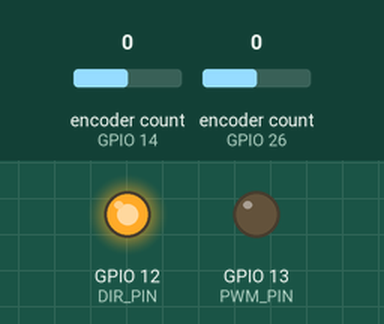
Bench run of a program on a simulated ESP32. On the bench: output pins drawn as LEDs (lit = HIGH). Inputs (shaded band) come from the test bench; at power-on: encoder count (sensors on GPIO 14, GPIO 26) 0.

Above: at 1.2 s.
1.3 s: encoder count (sensor on GPIO 14) set to 1
At 1.7 s:
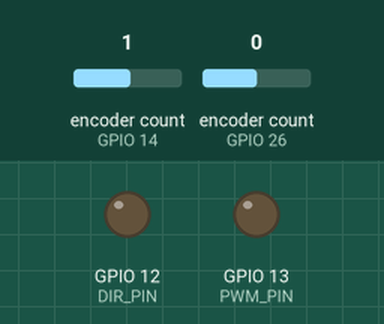
2.8 s: encoder count (sensor on GPIO 26) set to 1
At 4.0 s:
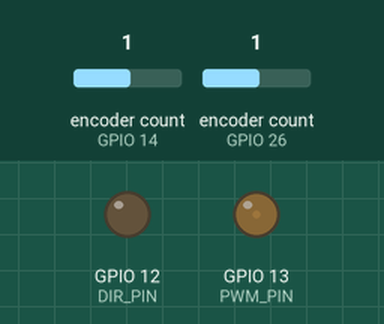
4.3 s: encoder count (sensor on GPIO 26) set to 0
At 5.3 s:
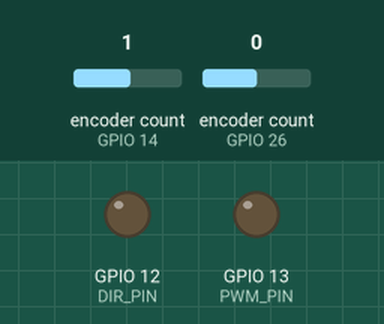
5.8 s: encoder count (sensor on GPIO 14) set to 0
At 6.1 s:
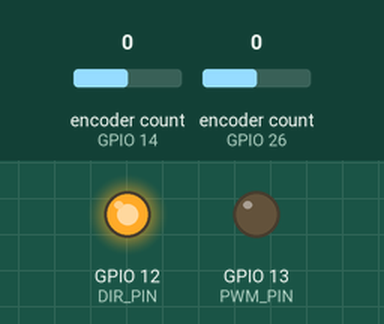
Timing chart, 0 to 8.3 s (numbered marks = the images above; inputs shaded):
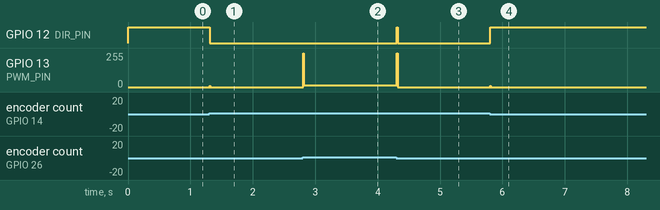

The program:

main.cpp
```cpp
#include<Arduino.h>
#include<ESP32Encoder.h>

#define PWM_PIN 13
#define DIR_PIN 12
#define ENC1_A 14
#define ENC1_B 27
#define ENC2_A 26
#define ENC2_B 25

double K[4] = {-38.7298, -22.0071, -63.2895, -13.3513};
const double pos_const = 2 * 3.1415 * 0.0065 / (600 * 4);
const double angle_const = 2 * 3.1415 / (2000 * 4);

double x = 0, theta = 0;
double x_dot = 0, theta_dot = 0;

double last_x = 0, last_theta = 0;
unsigned long current_time = 0, last_time = 0;

double f = 0, voltage = 0, last_voltage = 0;

ESP32Encoder enc1, enc2;

void setup() {
  pinMode(PWM_PIN, OUTPUT);
  pinMode(DIR_PIN, OUTPUT);
  pinMode(ENC1_A, INPUT_PULLUP);
  pinMode(ENC1_B, INPUT_PULLUP);
  pinMode(ENC2_A, INPUT_PULLUP);
  pinMode(ENC2_B, INPUT_PULLUP);
  digitalWrite(DIR_PIN, LOW);

  enc1.attachFullQuad(ENC1_A, ENC1_B);
  enc2.attachFullQuad(ENC2_A, ENC2_B);
  last_time = millis();
}

void loop()
{
  x = -enc1.getCount() * pos_const;
  theta = -enc2.getCount() * angle_const;
  current_time = millis();

  if (current_time != last_time){
    x_dot = (x - last_x) / (0.001 * (current_time - last_time));
    theta_dot = (theta - last_theta) / (0.001 * (current_time - last_time));
  }

  last_x = x;
  last_theta = theta;
  last_time = current_time;

  f = (-K[0] * x) + (-K[1] * x_dot) + (-K[2] * theta) + (-K[3] * theta_dot);

  voltage = 3 * f; //+ (0.1 * f / fabs(f));

  //anti jittering
  // if (fabs(voltage - last_voltage) > 1.5){
  //   voltage = last_voltage + 1.5 * fabs(voltage - last_voltage) / (voltage - last_voltage);
  // }

  //voltage limiting
  if (fabs(voltage) > 12){
    voltage = 12.00 * voltage / fabs(voltage);
  }

  last_voltage = voltage;

  analogWrite(PWM_PIN, (int)((fabs(voltage) / 12.00) * 255.00));
  (voltage < 0) ? digitalWrite(DIR_PIN, LOW) : digitalWrite(DIR_PIN, HIGH);

  delay(10);
}
```

Measured:
- after the input at 1.3 s, GPIO 12 (DIR_PIN): HIGH → LOW at once; GPIO 13 (PWM_PIN): 0/255 → 9/255 at once, → 0/255 0.01 s later
- after the input at 2.8 s, GPIO 13 (PWM_PIN): 0/255 → 12/255 at once
- after the input at 4.3 s, GPIO 12 (DIR_PIN): LOW → HIGH at once, → LOW 0.01 s later; GPIO 13 (PWM_PIN): 12/255 → 0/255 at once
- after the input at 5.8 s, GPIO 12 (DIR_PIN): LOW → HIGH at once; GPIO 13 (PWM_PIN): 0/255 → 9/255 at once, → 0/255 0.01 s later
